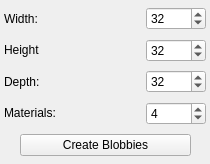
<?xml version="1.0" encoding="UTF-8"?>
<ui version="4.0">
 <class>BlobbiesWidget</class>
 <widget class="QDockWidget" name="BlobbiesWidget">
  <property name="geometry">
   <rect>
    <x>0</x>
    <y>0</y>
    <width>210</width>
    <height>164</height>
   </rect>
  </property>
  <property name="minimumSize">
   <size>
    <width>210</width>
    <height>164</height>
   </size>
  </property>
  <property name="maximumSize">
   <size>
    <width>210</width>
    <height>164</height>
   </size>
  </property>
  <property name="windowTitle">
   <string>Blobbies Tool</string>
  </property>
  <widget class="QWidget" name="dockWidgetContents">
   <layout class="QVBoxLayout" name="verticalLayout">
    <property name="spacing">
     <number>1</number>
    </property>
    <property name="margin">
     <number>4</number>
    </property>
    <item>
     <widget class="QWidget" name="widthWidget" native="true">
      <layout class="QHBoxLayout" name="horizontalLayout">
       <property name="spacing">
        <number>0</number>
       </property>
       <property name="margin">
        <number>0</number>
       </property>
       <item>
        <widget class="QLabel" name="widthLabel">
         <property name="minimumSize">
          <size>
           <width>60</width>
           <height>0</height>
          </size>
         </property>
         <property name="text">
          <string>Width:</string>
         </property>
        </widget>
       </item>
       <item>
        <spacer name="widthSpacer">
         <property name="orientation">
          <enum>Qt::Horizontal</enum>
         </property>
         <property name="sizeHint" stdset="0">
          <size>
           <width>40</width>
           <height>20</height>
          </size>
         </property>
        </spacer>
       </item>
       <item>
        <widget class="QSpinBox" name="widthSpinBox">
         <property name="minimumSize">
          <size>
           <width>60</width>
           <height>0</height>
          </size>
         </property>
         <property name="value">
          <number>32</number>
         </property>
        </widget>
       </item>
      </layout>
     </widget>
    </item>
    <item>
     <widget class="QWidget" name="heightWidget" native="true">
      <layout class="QHBoxLayout" name="horizontalLayout_2">
       <property name="spacing">
        <number>0</number>
       </property>
       <property name="margin">
        <number>0</number>
       </property>
       <item>
        <widget class="QLabel" name="heightLabel">
         <property name="minimumSize">
          <size>
           <width>60</width>
           <height>0</height>
          </size>
         </property>
         <property name="text">
          <string>&lt;html&gt;&lt;head/&gt;&lt;body&gt;&lt;p&gt;Height&lt;/p&gt;&lt;/body&gt;&lt;/html&gt;</string>
         </property>
        </widget>
       </item>
       <item>
        <spacer name="heightSpacer">
         <property name="orientation">
          <enum>Qt::Horizontal</enum>
         </property>
         <property name="sizeHint" stdset="0">
          <size>
           <width>40</width>
           <height>0</height>
          </size>
         </property>
        </spacer>
       </item>
       <item>
        <widget class="QSpinBox" name="heightSpinBox">
         <property name="minimumSize">
          <size>
           <width>60</width>
           <height>0</height>
          </size>
         </property>
         <property name="value">
          <number>32</number>
         </property>
        </widget>
       </item>
      </layout>
     </widget>
    </item>
    <item>
     <widget class="QWidget" name="depthWidget" native="true">
      <layout class="QHBoxLayout" name="horizontalLayout_3">
       <property name="spacing">
        <number>0</number>
       </property>
       <property name="margin">
        <number>0</number>
       </property>
       <item>
        <widget class="QLabel" name="depthLabel">
         <property name="minimumSize">
          <size>
           <width>60</width>
           <height>0</height>
          </size>
         </property>
         <property name="text">
          <string>&lt;html&gt;&lt;head/&gt;&lt;body&gt;&lt;p&gt;Depth:&lt;/p&gt;&lt;/body&gt;&lt;/html&gt;</string>
         </property>
        </widget>
       </item>
       <item>
        <spacer name="depthSpacer">
         <property name="orientation">
          <enum>Qt::Horizontal</enum>
         </property>
         <property name="sizeHint" stdset="0">
          <size>
           <width>79</width>
           <height>20</height>
          </size>
         </property>
        </spacer>
       </item>
       <item>
        <widget class="QSpinBox" name="depthSpinBox">
         <property name="minimumSize">
          <size>
           <width>60</width>
           <height>0</height>
          </size>
         </property>
         <property name="value">
          <number>32</number>
         </property>
        </widget>
       </item>
      </layout>
     </widget>
    </item>
    <item>
     <widget class="QWidget" name="materialWidget" native="true">
      <layout class="QHBoxLayout" name="horizontalLayout_5">
       <property name="spacing">
        <number>0</number>
       </property>
       <property name="margin">
        <number>0</number>
       </property>
       <item>
        <widget class="QLabel" name="materialsLabel">
         <property name="minimumSize">
          <size>
           <width>60</width>
           <height>0</height>
          </size>
         </property>
         <property name="text">
          <string>&lt;html&gt;&lt;head/&gt;&lt;body&gt;&lt;p&gt;Materials:&lt;/p&gt;&lt;/body&gt;&lt;/html&gt;</string>
         </property>
        </widget>
       </item>
       <item>
        <spacer name="materialsSpacer">
         <property name="orientation">
          <enum>Qt::Horizontal</enum>
         </property>
         <property name="sizeHint" stdset="0">
          <size>
           <width>40</width>
           <height>20</height>
          </size>
         </property>
        </spacer>
       </item>
       <item>
        <widget class="QSpinBox" name="materialsSpinBox">
         <property name="minimumSize">
          <size>
           <width>60</width>
           <height>0</height>
          </size>
         </property>
         <property name="value">
          <number>4</number>
         </property>
        </widget>
       </item>
      </layout>
     </widget>
    </item>
    <item>
     <widget class="QWidget" name="buttonsWidget" native="true">
      <layout class="QHBoxLayout" name="horizontalLayout_4">
       <property name="spacing">
        <number>0</number>
       </property>
       <property name="margin">
        <number>0</number>
       </property>
       <item>
        <spacer name="leftSpacer">
         <property name="orientation">
          <enum>Qt::Horizontal</enum>
         </property>
         <property name="sizeHint" stdset="0">
          <size>
           <width>12</width>
           <height>20</height>
          </size>
         </property>
        </spacer>
       </item>
       <item>
        <widget class="QPushButton" name="createBlobbiesButton">
         <property name="minimumSize">
          <size>
           <width>171</width>
           <height>0</height>
          </size>
         </property>
         <property name="text">
          <string>Create Blobbies</string>
         </property>
        </widget>
       </item>
       <item>
        <spacer name="rightSpacer">
         <property name="orientation">
          <enum>Qt::Horizontal</enum>
         </property>
         <property name="sizeHint" stdset="0">
          <size>
           <width>13</width>
           <height>20</height>
          </size>
         </property>
        </spacer>
       </item>
      </layout>
     </widget>
    </item>
   </layout>
   <zorder>widthWidget</zorder>
   <zorder>heightWidget</zorder>
   <zorder>heightWidget</zorder>
   <zorder>depthWidget</zorder>
   <zorder>materialWidget</zorder>
   <zorder>buttonsWidget</zorder>
  </widget>
 </widget>
 <resources/>
 <connections>
  <connection>
   <sender>createBlobbiesButton</sender>
   <signal>clicked()</signal>
   <receiver>BlobbiesWidget</receiver>
   <slot>createBlobbies()</slot>
   <hints>
    <hint type="sourcelabel">
     <x>104</x>
     <y>146</y>
    </hint>
    <hint type="destinationlabel">
     <x>104</x>
     <y>81</y>
    </hint>
   </hints>
  </connection>
 </connections>
 <slots>
  <slot>createBlobbies()</slot>
 </slots>
</ui>
